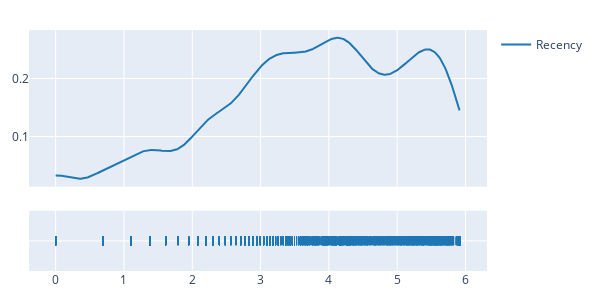
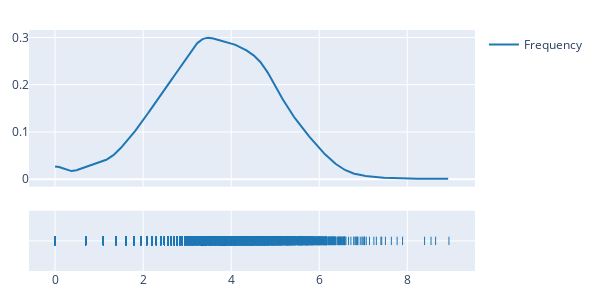
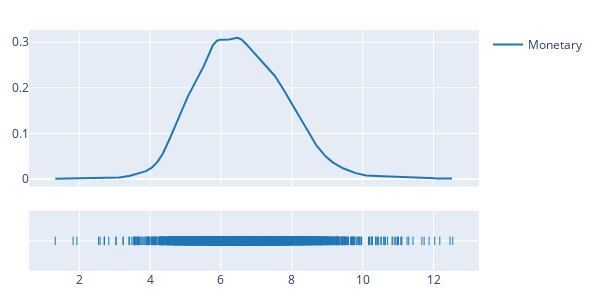

These figures' notebook cell, in order:
### Markdown cell above
Assume today is Dec 10th...

We can see that Customer 12346 hasn't been coming back for 326 days & has 1 time purchase with a total purchases of $77,184.

Whereas Customer 12347 is a frequent customer that has made 182 transactions totalled $4,310.

### Binning RFM
![image.png](attachment:image.png)
Let's setup a 5-binning threshold for the metrics, e.g. Monetary value above $10,000 will be classified as 5.

<b>Log Transformation</b>

As the distribution is not normal, log transformation has been applied.

### Code cell
for _ in ['Recency', 'Frequency', 'Monetary']:
    TEMP = np.log(rfm[_].values)
    
    fig = ff.create_distplot([TEMP], [str(_)], show_hist = False)
    fig.update_layout(width = 600, height = 300,
                      margin = dict(l = 20, r = 20, t = 30, b = 20))
    fig.show()
    print(f'{_} Metrics')
    print(f'| Min. Log Value: {TEMP.min()}')
    print(f'| Avg. Log Value: {TEMP.mean()}')
    print(f'| Max. Log Value: {TEMP.max()}')

### Figure 1 — Plotly figure (JSON) as saved in the notebook; plotly's stock layout.template omitted (floating-point values rounded to 4 significant figures; data arrays with more than 128 entries replaced by an {"elided": "..."} marker saying what was removed)
{"data": [{"legendgroup": "Recency", "marker": {"color": "rgb(31, 119, 180)"}, "mode": "lines", "name": "Recency", "showlegend": true, "type": "scatter", "x": {"elided": "500 float values"}, "xaxis": "x", "y": {"elided": "500 float values"}, "yaxis": "y"}, {"legendgroup": "Recency", "marker": {"color": "rgb(31, 119, 180)", "symbol": "line-ns-open"}, "mode": "markers", "name": "Recency", "showlegend": false, "type": "scatter", "x": {"elided": "4338 float values"}, "xaxis": "x", "y": {"elided": "4338 str values"}, "yaxis": "y2"}], "layout": {"barmode": "overlay", "height": 300, "hovermode": "closest", "legend": {"traceorder": "reversed"}, "margin": {"b": 20, "l": 20, "r": 20, "t": 30}, "width": 600, "xaxis": {"anchor": "y2", "domain": [0, 1], "zeroline": false}, "yaxis": {"anchor": "free", "domain": [0.35, 1], "position": 0}, "yaxis2": {"anchor": "x", "domain": [0, 0.25], "dtick": 1, "showticklabels": false}}}

### Figure 2 — Plotly figure (JSON) as saved in the notebook; plotly's stock layout.template omitted (floating-point values rounded to 4 significant figures; data arrays with more than 128 entries replaced by an {"elided": "..."} marker saying what was removed)
{"data": [{"legendgroup": "Frequency", "marker": {"color": "rgb(31, 119, 180)"}, "mode": "lines", "name": "Frequency", "showlegend": true, "type": "scatter", "x": {"elided": "500 float values"}, "xaxis": "x", "y": {"elided": "500 float values"}, "yaxis": "y"}, {"legendgroup": "Frequency", "marker": {"color": "rgb(31, 119, 180)", "symbol": "line-ns-open"}, "mode": "markers", "name": "Frequency", "showlegend": false, "type": "scatter", "x": {"elided": "4338 float values"}, "xaxis": "x", "y": {"elided": "4338 str values"}, "yaxis": "y2"}], "layout": {"barmode": "overlay", "height": 300, "hovermode": "closest", "legend": {"traceorder": "reversed"}, "margin": {"b": 20, "l": 20, "r": 20, "t": 30}, "width": 600, "xaxis": {"anchor": "y2", "domain": [0, 1], "zeroline": false}, "yaxis": {"anchor": "free", "domain": [0.35, 1], "position": 0}, "yaxis2": {"anchor": "x", "domain": [0, 0.25], "dtick": 1, "showticklabels": false}}}

### Figure 3 — Plotly figure (JSON) as saved in the notebook; plotly's stock layout.template omitted (floating-point values rounded to 4 significant figures; data arrays with more than 128 entries replaced by an {"elided": "..."} marker saying what was removed)
{"data": [{"legendgroup": "Monetary", "marker": {"color": "rgb(31, 119, 180)"}, "mode": "lines", "name": "Monetary", "showlegend": true, "type": "scatter", "x": {"elided": "500 float values"}, "xaxis": "x", "y": {"elided": "500 float values"}, "yaxis": "y"}, {"legendgroup": "Monetary", "marker": {"color": "rgb(31, 119, 180)", "symbol": "line-ns-open"}, "mode": "markers", "name": "Monetary", "showlegend": false, "type": "scatter", "x": {"elided": "4338 float values"}, "xaxis": "x", "y": {"elided": "4338 str values"}, "yaxis": "y2"}], "layout": {"barmode": "overlay", "height": 300, "hovermode": "closest", "legend": {"traceorder": "reversed"}, "margin": {"b": 20, "l": 20, "r": 20, "t": 30}, "width": 600, "xaxis": {"anchor": "y2", "domain": [0, 1], "zeroline": false}, "yaxis": {"anchor": "free", "domain": [0.35, 1], "position": 0}, "yaxis2": {"anchor": "x", "domain": [0, 0.25], "dtick": 1, "showticklabels": false}}}
